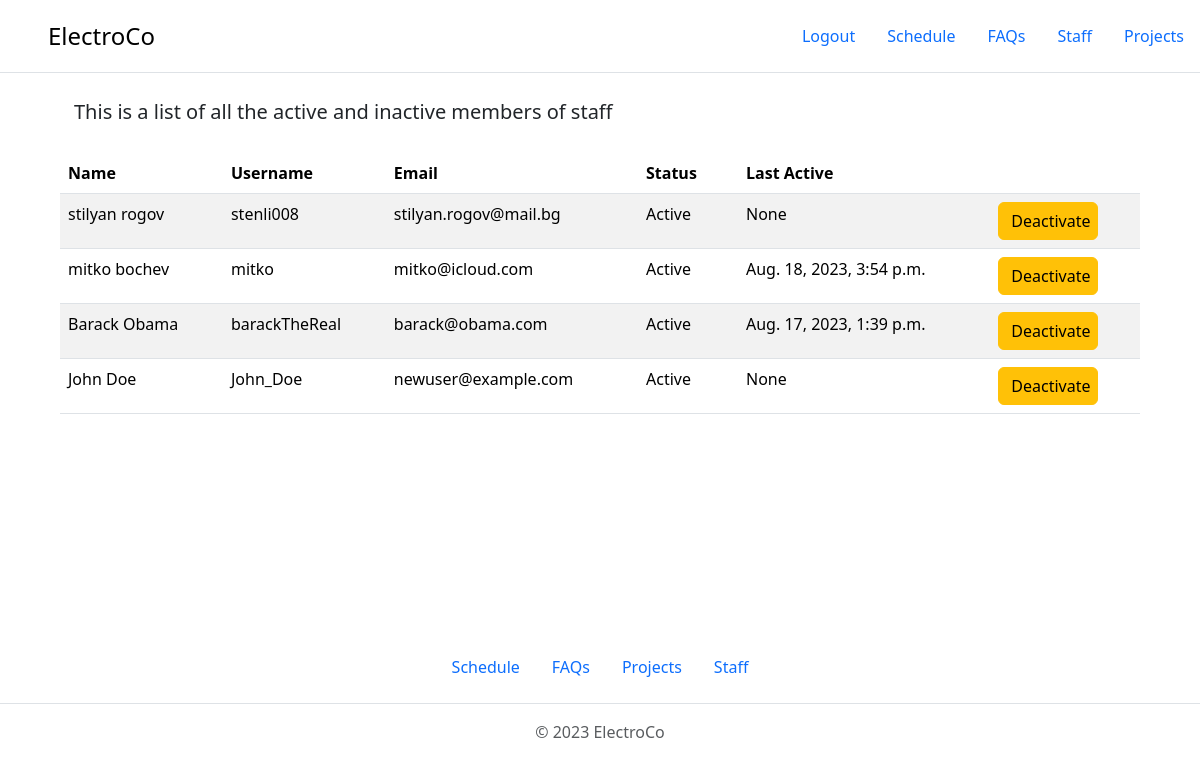
The app's page /staff/ (signed in), older data.
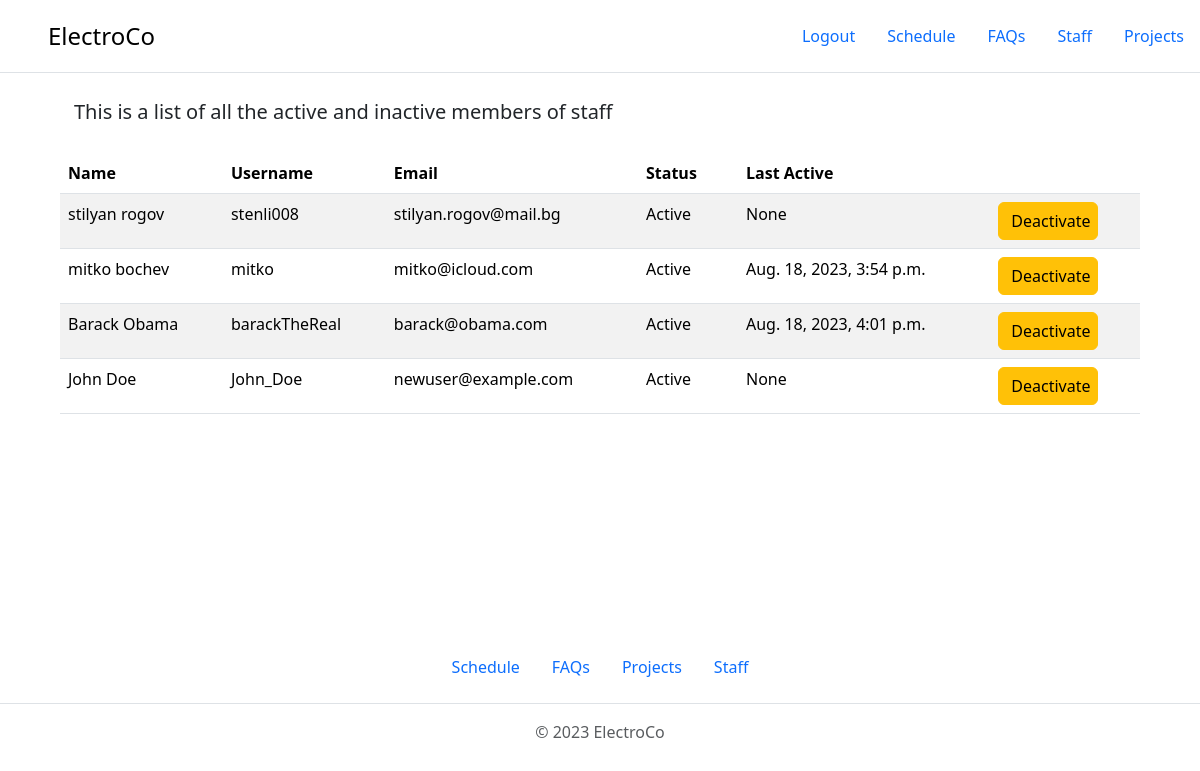
The same page, newer data.
### ProjectManagement/accounts/models.py (models this page shows, shortened)
class WorkerUser(AbstractUser):
    email = models.EmailField(blank=False, null=False)
    first_name = models.CharField(max_length=30, blank=False, null=False)
    last_name = models.CharField(max_length=30, blank=False, null=False)

### ProjectManagement/projects/views.py (the view)
# urls.py: path('staff/', views.projects_staff_page_view, name='project-staff-page'),
@user_passes_test(is_superuser)
def projects_staff_page_view(request):
    workers = WorkerUser.objects.all()
    context = {
        'workers': workers,
    }
    return render(request, 'projects/projects-staff-page.html', context)

### ProjectManagement/projects/views.py (called while the page is built)
def is_superuser(user):
    return user.is_superuser

### templates/projects/projects-staff-page.html (shortened to what this page needs)
{% extends 'base.html' %}
{% load static %}
{% block content %}
    <p class="lead" style="margin-left: 74px;">This is a list of all the active and inactive members of staff</p>
    <table class="table table-striped" style="margin: 10px auto;
                max-width: 90%;">
        <thead>
        <tr>
            <th scope="col">Name</th>
            <th scope="col">Username</th>
            <th scope="col">Email</th>
            <th scope="col" style="width: 100px;">Status</th>
            <th scope="col">Last Active</th>
            <th scope="col"></th>
        </tr>
        </thead>
        <tbody>
        {% for worker in workers %}
            {% if not worker.is_staff %}
                <tr>
                    <td>{{ worker.get_full_name }}</td>
                    <td>{{ worker.username }}</td>
                    <td>{{ worker.email }}</td>
                    <td style="max-width: 100px">
                    <span id="status-{{ worker.pk }}">
                        {% if worker.is_active %}
                            Active
                        {% else %}
                            Inactive
                        {% endif %}
                            </span>
                    </td>
                    <td>{{ worker.last_login }}</td>
                    <td>
                        <button data-pk="{{ worker.pk }}" type="button"
                                class="btn btn-warning toggle-worker-btn"
                                style="width: 100px">
                            {% if worker.is_active %}
                                Deactivate
                            {% else %}
                                Activate
                            {% endif %}
                        </button>
                    </td>
                </tr>
            {% endif %}
        {% endfor %}
        </tbody>
    </table>
{% endblock %}

Row changes from the older to the newer data that the page shows:
changed WorkerUser "Barack Obama": last_login "Aug. 17, 2023, 1:39 p.m." → "Aug. 18, 2023, 4:01 p.m."
